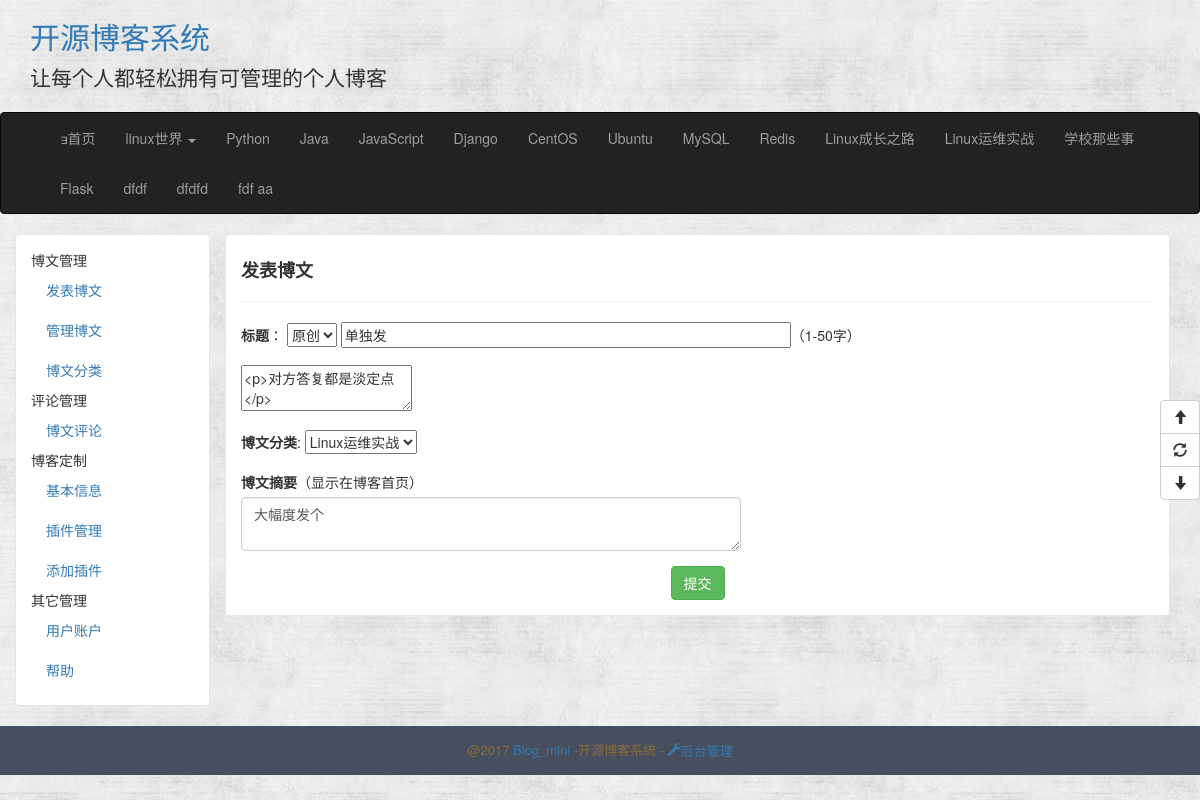
Before: /admin/edit-articles/1 with the older database file.
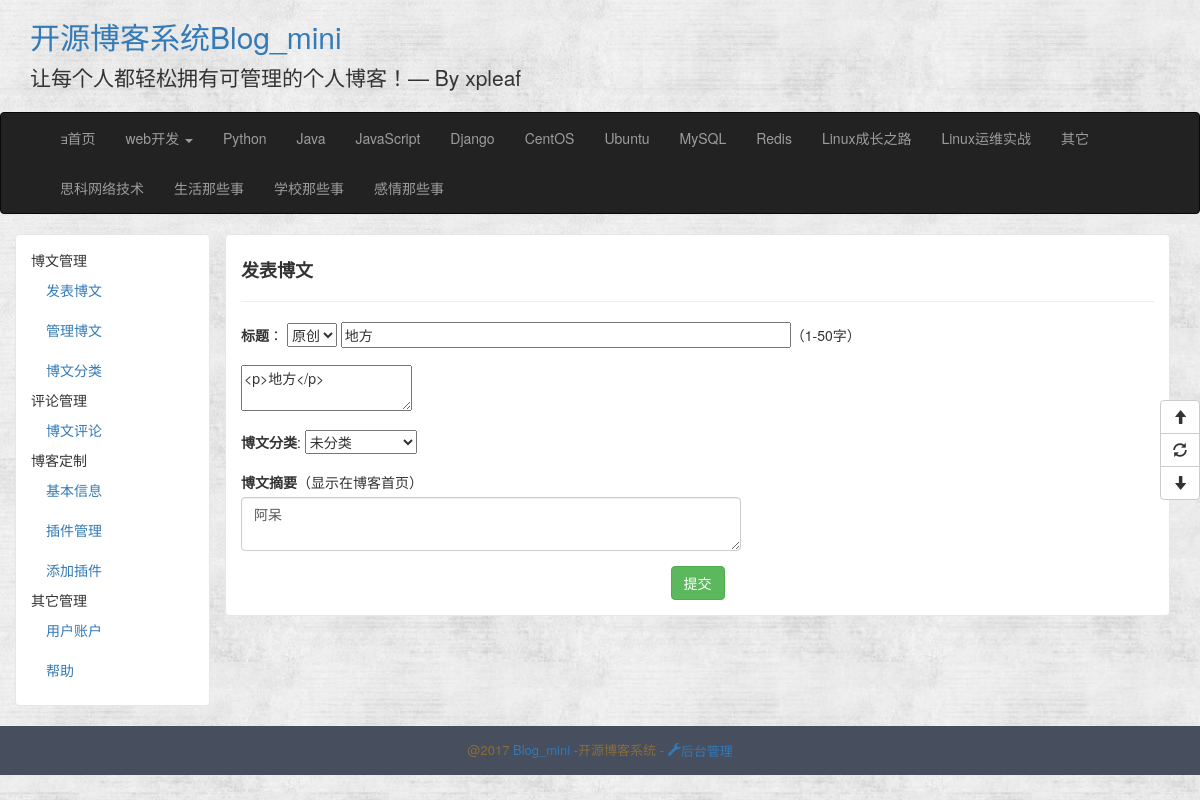
After: the same page with the newer database file.
### app/modles.py (models this page shows, shortened)
class BlogInfo(db.Model):
    __tablename__ = 'blog_info'
    id = db.Column(db.Integer,primary_key=True)
    title = db.Column(db.String(64))
    signature =db.Column(db.Text)
    navbar = db.Column(db.String(64))

class Menu(db.Model):
    __tablename__ ='menus'
    id = db.Column(db.Integer,primary_key=True)
    name = db.Column(db.String(64), unique=True)
    types = db.relationship('ArticleType',backref='menu',lazy='dynamic')
    order = db.Column(db.Integer, default=0, nullable=False)

class ArticleType(db.Model):
    __tablename__ = 'articleTypes'
    id = db.Column(db.Integer,primary_key=True)
    name = db.Column(db.String(64),unique=True)
    introduction = db.Column(db.Text,default=None)
    articles = db.relationship('Article', backref='articleType',lazy= 'dynamic')
    menu_id = db.Column(db.Integer,db.ForeignKey('menus.id'),default=None)
    setting_id = db.Column(db.Integer,db.ForeignKey('articleTypeSettings.id'))
    @property
    def is_hide(self):
        if self.setting:
            return self.setting.hide
        else:
            return False

class Article(db.Model):
    __tablename__ ='articles'
    id = db.Column(db.Integer,primary_key=True)
    title = db.Column(db.Integer, unique=True)
    content = db.Column(db.Text)
    summary = db.Column(db.Text)
    create_time = db.Column(db.DateTime, index=True, default=datetime.utcnow)
    update_time = db.Column(db.DateTime, index=True, default=datetime.utcnow)
    num_of_view = db.Column(db.Integer, default=0)
    article_type_id = db.Column(db.Integer, db.ForeignKey('articleTypes.id'))
    source_id = db.Column(db.Integer, db.ForeignKey('sources.id'))
    comments = db.relationship('Comment', backref='article', lazy='dynamic')

### app/admin/views.py (the view, shortened to what this page needs)
@admin.route('/edit-articles/<int:id>', methods=['GET', 'POST'])
def editArticles(id):
    article = Article.query.get_or_404(id)
    form = SubMitArticlesForm()
    sources = [(s.id, s.name) for s in Source.query.all()]
    form.source.choices = sources
    types = [(t.id, t.name) for t in ArticleType.query.all()]
    form.types.choices = types
    form.source.data = article.source_id
    form.title.data = article.title
    form.content.data = article.content
    form.types.data = article.article_type_id
    form.summary.data = article.summary
    return render_template('admin/submit_articles.html', form=form)

### app/admin/forms.py
class SubMitArticlesForm(CommonForm):
    title = StringField(u'标题', validators=[DataRequired(), Length(1, 64)])
    content = TextAreaField(u'博文内容',validators=[DataRequired()])
    summary = TextAreaField(u'博文摘要', validators=[DataRequired()])

### app/templates/admin/submit_articles.html (shortened to what this page needs)
{% extends 'admin/admin_base.html' %}
{% block stylesheet %}
    {{ super() }}
    <link rel="stylesheet" type="text/css"
          href="{{ url_for('static', filename='tinymce/js/tinymce/plugins/codesample/css/prism.css') }}">
{% endblock %}
{% block admin_content %}
    <div class="entry-box submit-article">
        <h4><strong>发表博文</strong></h4>
        <hr/>
    <form class="submit-article" method="post" action="">
        <div class="form-group">
            {{ form.title.label(class='control-label') }}：
            {{ form.source(class='',required='') }}
            {{ form.title(class='submit-article-title', required='') }}（1-50字）
        </div>
        <div class="form-group">
            {{ form.content() }}
        </div>
        <div class="form-group">
            {{ form.types.label(class='control-label') }}:
            {{ form.types() }}
        </div>
     <div class="form-group">
            {{ form.summary.label(class='control-label') }}（显示在博客首页）<br>
            {{ form.summary(class='submit-article-summary form-control', required='') }}
        </div>
        <div class="submit-article-button">
            <button type="submit" class="btn btn-success">提交</button>
        </div>
    </form>
    </div>
{% endblock %}

### app/templates/base.html (shortened to what this page needs)
<!DOCTYPE html>
<html lang="en">
<head>
    {% block stylesheet %}
        <link href="{{ url_for('static', filename='css/bootstrap.css') }}" rel="stylesheet">
        <link href="{{ url_for('static', filename='css/common.css') }}" rel="stylesheet">
    {% endblock %}
</head>
<body>
<header>
    <div class='header-top'>
        <div class="container">
            <h2 class="blog-title"><a href="{{ url_for('main.index') }}">{{ BlogInfo.query.first().title }}</a></h2>
            <p class="lead signature">
                {{ BlogInfo.query.first().signature }}
            </p>
        </div>
    </div>
    <nav class="navbar navbar-{{ BlogInfo.query.first().navbar }}" role='navigation'>
        <div class="container">
            <div class="collapse navbar-collapse">
                <ul class="nav navbar-nav">
                    <li class=""><a href="/"><span class="glyphicon-home"></span>首页 </a></li>
                    {% for menu in Menu.query.order_by(Menu.order.asc()).all() %}
                        {% if menu.types.count() %}
                            <li class="dropdown">
                                <a href="#" class="dropdown-toggle" data-toggle="dropdown">{{ menu.name }}
                                    <b class="caret"></b></a>
                            </li>
                        {% endif %}
                    {% endfor %}
                    {% for article_type in ArticleType.query.all() %}
                        {% if not article_type.menu %}
                            {% if not article_type.is_hide %}
                                <li>
                                    <a href="{{ url_for('main.article_type', id=article_type.id) }}">
                                        {{ article_type.name }}
                                    </a>
                                </li>
                            {% endif %}
                        {% endif %}
                    {% endfor %}
                </ul>
            </div>
        </div>
    </nav>
</header>
{% block Content %}{% endblock %}
<div class="footer">
    <p class="footer-content">@2017
        <a href="#">Blog_mini</a>
        -开源博客系统
        {% if not current_user.isauthenticated %}-<a href="{{ url_for('auth.login') }}">
            <span class="glyphicon glyphicon-wrench">后台管理</span>
        </a>
        {% endif %}
    </p>
</div>
<div class="btn-group-vertical floatButton">
    <button id="goTop" class="btn btn-default" title="去顶部" type="button">
        <span class="glyphicon glyphicon-arrow-up"></span>
    </button>
    <button id="refresh" class="btn btn-default" title="刷新" type="button">
        <span class="glyphicon glyphicon-refresh"></span>
    </button>
    <button id="goBottom" class="btn btn-default" title="去底部" type="button">
        <span class="glyphicon glyphicon-arrow-down"></span>
    </button>
</div>
</body>
</html>

Changed rows visible on the page:
no longer on this page (row edited): Menu: name "linux世界"
no longer on this page (row edited): ArticleType: name "Flask"
removed ArticleType: name "dfdf"
removed ArticleType: name "dfdfd"
removed ArticleType: name "fdf aa"
changed BlogInfo: query.first "开源博客系统" → "开源博客系统Blog_mini"; query.first "让每个人都轻松拥有可管理的个人博客" → "让每个人都轻松拥有可管理的个人博客！— By xpleaf"
added Menu: name "web开发"
added ArticleType: name "其它"
now on this page (row edited): ArticleType: name "思科网络技术"
added ArticleType: name "生活那些事"
added ArticleType: name "感情那些事"
changed Article "原创": title "单独发" → "地方"; content "<p>对方答复都是淡定点</p>" → "<p>地方</p>"; summary "大幅度发个" → "阿呆"
Other visible differences:
form field types: "Linux运维实战" → "未分类"
